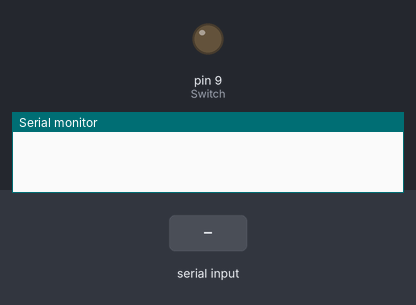
A sketch run on a simulated Arduino Uno, built with avr-gcc and run on an emulated ATmega328P. Parts: output pins drawn as LEDs (lit = HIGH), the last lines printed to the serial monitor. The inputs (shaded band) are chosen by the test bench.

Above: at 1.2 s.
1.3 s: byte 90 received over Serial
At 1.78 s:
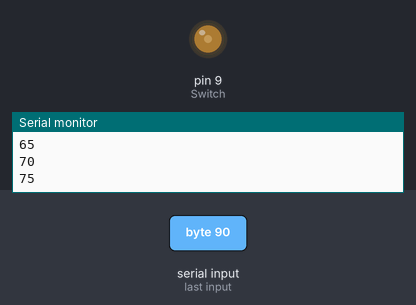
At 3.8 s:
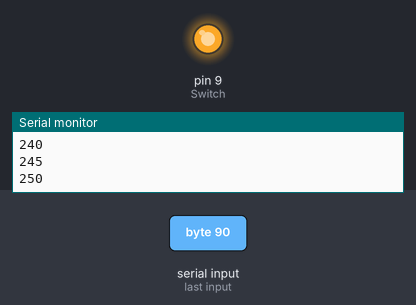
Timing chart, 0 to 5.3 s (numbered marks = the images above; inputs shaded):
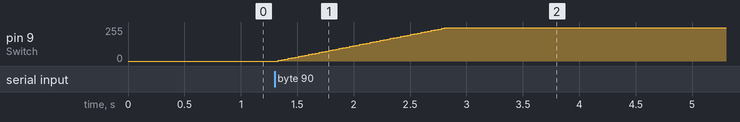

The sketch:

NoServo_useV2.ino
```cpp
const int Switch = 9;
int power = 0;
boolean activation = false; //placeholder
int incomingByte = 0;

void setup(){
  Serial.begin(9600);
  pinMode(Switch, OUTPUT);
}

boolean activationFunction(){
  if (Serial.available() > 0){
    incomingByte = Serial.read();
    if (isAlpha(incomingByte)){
      return true;
    }
  }
}

void loop(){
  activation = activationFunction();

  if (activation == 1){
    Serial.println("Start");

    for(int i = 0; i < 255; i+=5){
      analogWrite(Switch,power);
      Serial.println(power);
      power = power + 5;
      delay(30);
    }
    for (int t = 0; t < 1801; t+=1){
      delay(1000);
      Serial.println(t);
    }
    for (int i = 255; i > 0; i-=5){
      analogWrite(Switch,power);
      Serial.println(power);
      power = power - 5;
      delay(30);
    }
    activation = false;
    }
}
```

Measured:
- after the input at 1.3 s, pin 9 (Switch): moves from 0/255 to 250/255 over 1.5 s, starting at once
